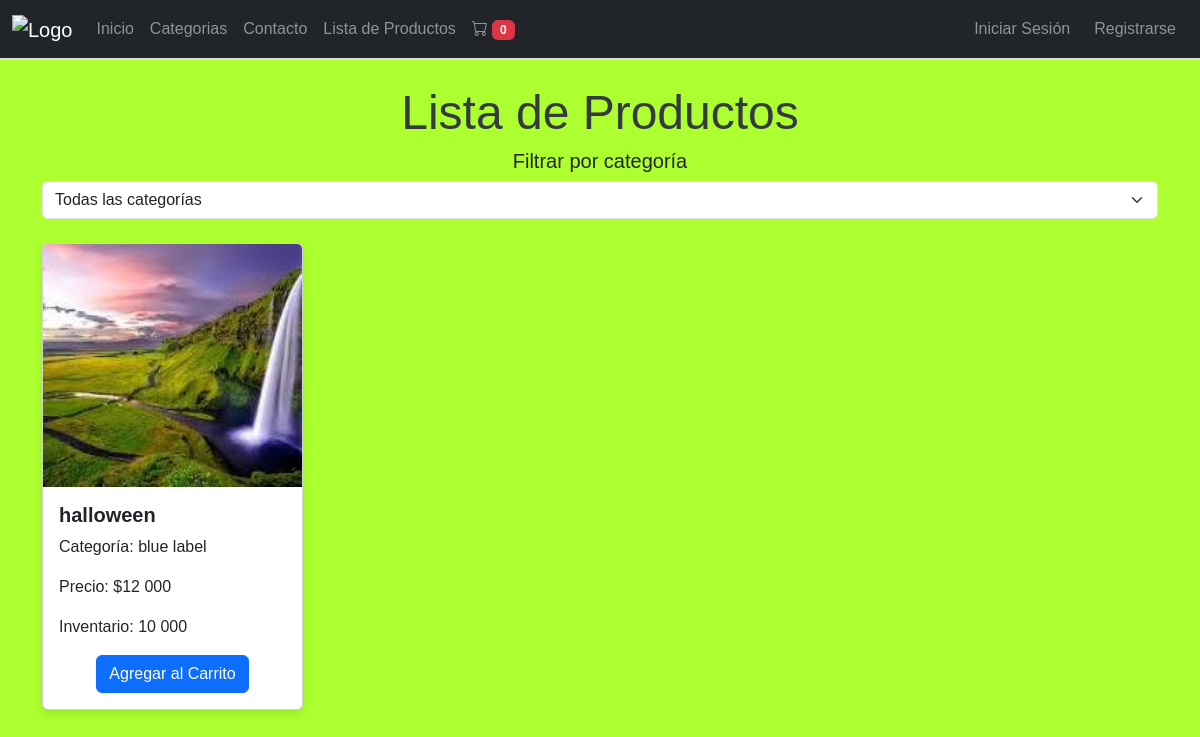
/lista_productos/, run on an earlier commit of the app's database.
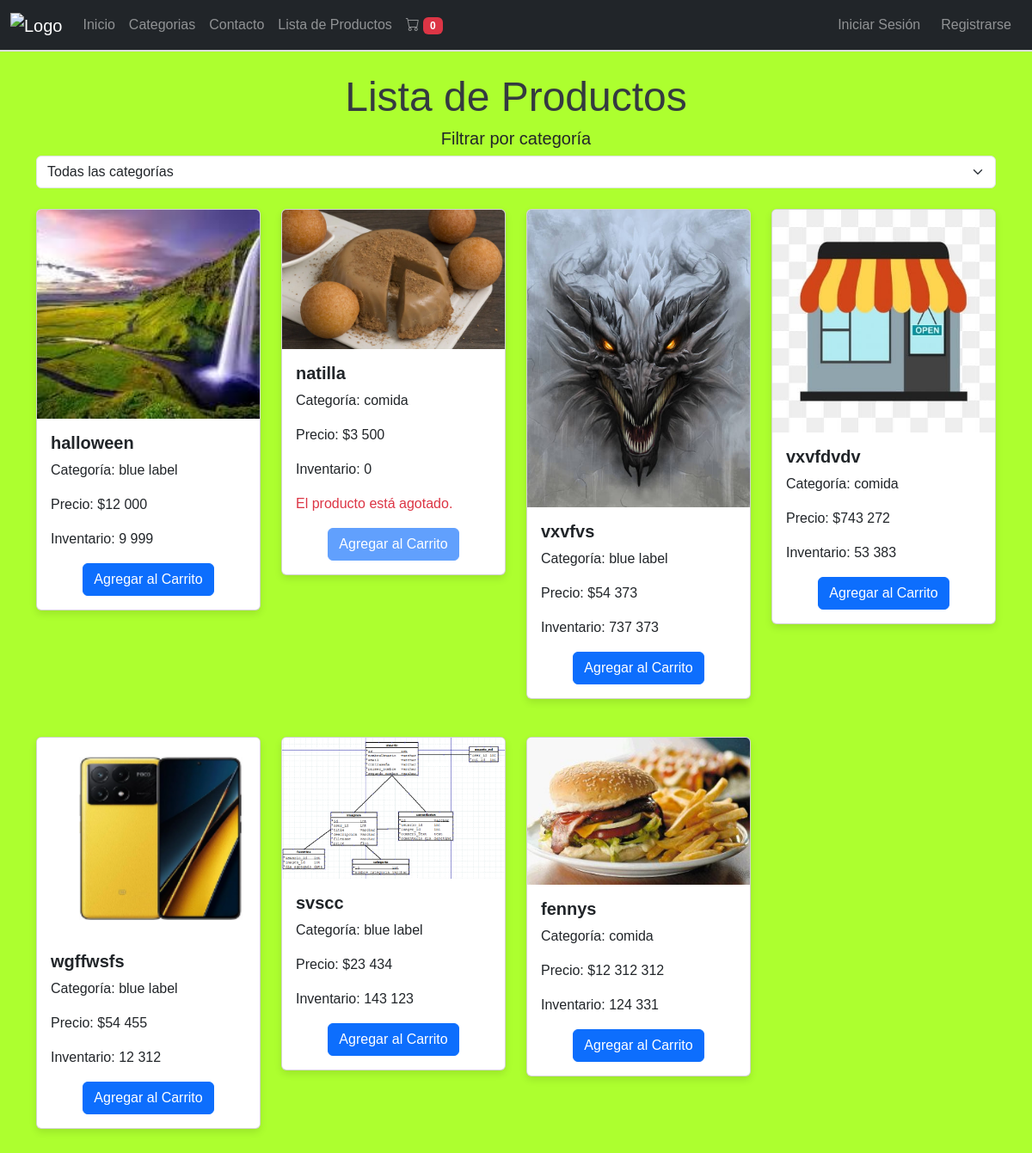
And on a later commit of the database.
### fennys/models.py (models this page shows, shortened)
class Producto(models.Model):
    nombre = models.CharField(max_length=200)
    descripcion = models.TextField()
    precio = models.DecimalField(max_digits=10, decimal_places=0)
    inventario = models.IntegerField()
    categoria = models.ForeignKey(Categoria, related_name='productos', on_delete=models.CASCADE)
    foto = models.ImageField(upload_to='productos/', null=True, blank=True)

class Categoria(models.Model):
    nombre = models.CharField(max_length=100)
    descripcion = models.TextField()
    foto = models.ImageField(upload_to='categorias/', null=True, blank=True)

### fennys/views.py (the view)
# urls.py: path('lista_productos/', views.lista_productos, name='lista_productos'),
def lista_productos(request):
    categorias = Categoria.objects.all()
    categoria_id = request.GET.get('categoria')
    if categoria_id:
        productos = Producto.objects.filter(categoria_id=categoria_id)
        categoria_seleccionada = get_object_or_404(Categoria, id=categoria_id)
    else:
        productos = Producto.objects.all()
        categoria_seleccionada = None
    carrito = request.session.get('carrito', {})
    total_carrito = 0
    for item in carrito.values():
        total_carrito += int(item['cantidad']) * float(item['precio'])
    cantidad_total = sum(item['cantidad'] for item in carrito.values())
    return render(request, 'fennys/productos/lista_productos.html', {
        'productos': productos,
        'categorias': categorias,
        'categoria_seleccionada': categoria_seleccionada,
        'carrito': carrito,
        'total_carrito': total_carrito,
        'cantidad_total': cantidad_total  # Pasar la cantidad total al contexto
    })

### fennys/templates/fennys/productos/lista_productos.html (shortened to what this page needs)
{% extends 'fennys/barnav.html' %}
{% load static %}
{% load humanize %}
{% block content %}
<div class="container mt-4">
    <h1 class="text-center">Lista de Productos</h1>
    <div class="row mb-4">
        <div class="col-md-12 text-center">
            <h5>Filtrar por categoría</h5>
            <select id="categoryFilter" class="form-select" onchange="filtrarPorCategoria()">
                <option value="">Todas las categorías</option>
            </select>
        </div>
    </div>
    <div class="row" id="productList">
        {% for producto in productos %}
            <div class="col-md-3 mb-4 product-item" data-category="{{ producto.categoria.id }}">
                <div class="card">
                    <img src="{{ producto.foto.url }}" class="card-img-top" alt="{{ producto.nombre }}">
                    <div class="card-body">
                        <h5 class="card-title">{{ producto.nombre }}</h5>
                        <p class="card-text">Categoría: {{ producto.categoria.nombre }}</p>
                        <p class="card-text">Precio: ${{ producto.precio | floatformat:0 | intcomma }}</p>
                        <p class="card-text">Inventario: {{ producto.inventario | intcomma }}</p>
                        {% if producto.inventario == 0 %}
                            <p class="text-danger">El producto está agotado.</p>
                        {% elif producto.inventario <= 5 %}
                            <p class="text-warning">El producto se está agotando.</p>
                        {% endif %}
                        <div class="d-flex justify-content-center align-items-center">
                            <form action="{% url 'agregar_al_carrito' producto.id %}" method="post" class="add-to-cart-form">
                                <button class="btn btn-primary add-to-cart" type="submit" {% if producto.inventario == 0 %}disabled{% endif %} data-product-id="{{ producto.id }}">
                                    Agregar al Carrito
                                </button>
                            </form>
                        </div>
                    </div>
                </div>
            </div>
        {% endfor %}
    </div>
</div>
{% endblock %}

### fennys/templates/fennys/barnav.html (shortened to what this page needs)
{% load static %}
<!DOCTYPE html>
<html lang="es">
<head>
    <link href="https://cdn.datatables.net/1.13.6/css/dataTables.bootstrap5.min.css" rel="stylesheet">
    <link href="https://stackpath.bootstrapcdn.com/bootstrap/4.5.2/css/bootstrap.min.css" rel="stylesheet">
    <link href="https://cdnjs.cloudflare.com/ajax/libs/twitter-bootstrap/5.3.0/css/bootstrap.min.css" rel="stylesheet">
    <link href="https://cdn.jsdelivr.net/npm/bootstrap@5.3.2/dist/css/bootstrap.min.css" rel="stylesheet">
    <link rel="stylesheet" href="https://cdnjs.cloudflare.com/ajax/libs/font-awesome/6.0.0-beta3/css/all.min.css">
    <link rel="stylesheet" href="https://cdnjs.cloudflare.com/ajax/libs/bootstrap-icons/1.5.0/font/bootstrap-icons.min.css">
    <link href="{% static './fennys/css/style.css' %}" rel="stylesheet">
</head>
<body style="background-color:greenyellow">
    <nav class="navbar navbar-expand-lg navbar-dark bg-dark">
        <div class="container-fluid">
            <a class="navbar-brand" href="/"><img src="{% static 'fennys/img/tienda.jpg' %}" alt="Logo" style="width: 50px; height: auto;"></a>
            <div class="collapse navbar-collapse" id="navbarNav">
                <ul class="navbar-nav">
                    <li class="nav-item">
                        <a class="nav-link" aria-current="page" href="/">Inicio</a>
                    </li>
                    <li class="nav-item">
                        <a class="nav-link" href="/productos">Categorias</a>
                    </li>
                    <li class="nav-item">
                        <a class="nav-link" href="/contacto">Contacto</a>
                    </li>
                    <li class="nav-item">
                        <a class="nav-link" href="/lista_productos">Lista de Productos</a>
                    </li>
                    <li class="nav-item">
                        <a class="nav-link" href="{% url 'ver_carrito' %}" id="carrito">
                            <i class="bi bi-cart"></i>
                            <span id="cantidad-carrito" class="badge bg-danger text-white">{{ cantidad_total }}</span>
                        </a>
                    </li>
                </ul>
                <div class="ml-auto d-flex align-items-center">
                    <ul class="navbar-nav">
                        {% if request.session.logueo %}
                            <li class="nav-item dropdown">
                                <a class="nav-link dropdown-toggle" href="#" id="navbarDropdown" role="button" data-bs-toggle="dropdown" aria-expanded="false">
                                    {% if request.session.logueo.foto %}
                                        <img src="{{ request.session.logueo.foto }}" alt="FotoUsuario" width="45px" height="45px" class="rounded-circle">
                                    {% else %}
                                        <img src="{% static 'fennys/img/default.png' %}" alt="LogoUsuario" width="45px" height="45px">
                                    {% endif %}
                                </a>
                                <ul class="dropdown-menu dropdown-menu-end" aria-labelledby="navbarDropdown">
                                    <li><a class="dropdown-item" href="{% url 'ver_perfil' %}">Ver Perfil</a></li>
                                    <li><a class="dropdown-item" href="{% url 'logout' %}">Cerrar Sesión</a></li>
                                </ul>
                            </li>
                        {% else %}
                            <li class="nav-item">
                                <a class="nav-link btn btn-outline-primary mx-1" href="{% url 'login' %}">Iniciar Sesión</a>
                            </li>
                            <li class="nav-item">
                                <a class="nav-link btn btn-outline-success mx-1" href="{% url 'registro' %}">Registrarse</a>
                            </li>
                        {% endif %}
                    </ul>
                </div>
            </div>
        </div>
    </nav>
    {% block content %}
    {% endblock %}
</body>
</html>

### fennys/static/fennys/css/style.css (style rules this page uses)
body { background-color: #f8f9fa; font-family: 'Arial', sans-serif; }
.navbar { border-bottom: 2px solid #ddd; }
h1 { color: #343a40; font-size: 3rem; }
.card { margin-bottom: 20px; box-shadow: 0 4px 8px rgba(0, 0, 0, 0.1); }
.card-title { font-size: 1.25rem; font-weight: bold; }

What changed in the data, as far as the page shows it:
changed Producto "halloween": inventario "10 000" → "9 999"
added Producto: foto (picture), nombre "natilla", categoria.nombre "comida", precio "3 500", inventario "0", shows "El producto está agotado."
added Producto: foto (picture), nombre "vxvfvs", categoria.nombre "blue label", precio "54 373", inventario "737 373"
added Producto: foto (picture), nombre "vxvfdvdv", categoria.nombre "comida", precio "743 272", inventario "53 383"
added Producto: foto (picture), nombre "wgffwsfs", categoria.nombre "blue label", precio "54 455", inventario "12 312"
added Producto: foto (picture), nombre "svscc", categoria.nombre "blue label", precio "23 434", inventario "143 123"
added Producto: foto (picture), nombre "fennys", categoria.nombre "comida", precio "12 312 312", inventario "124 331"
